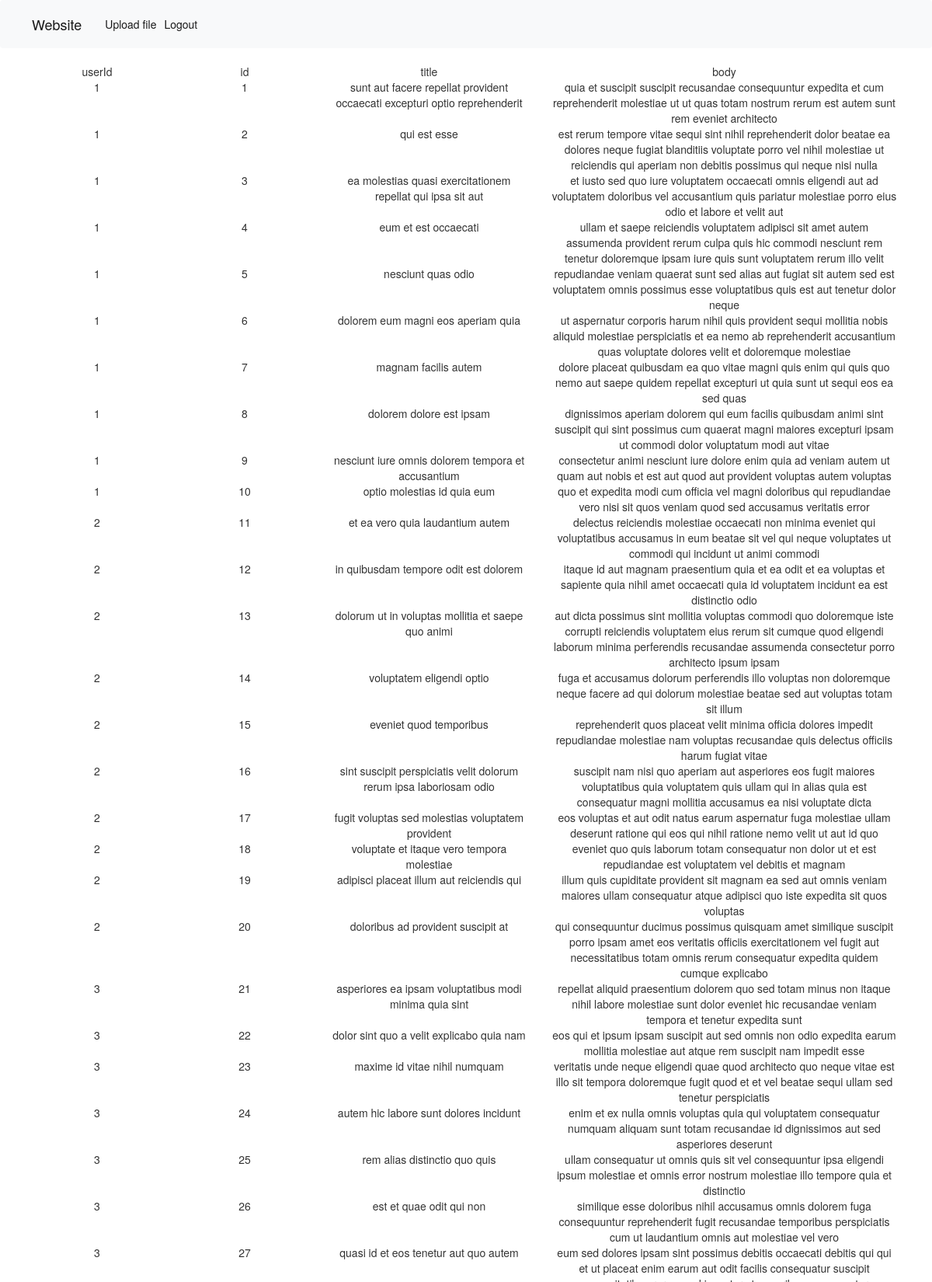
The app's page / (signed in, upper part) with its own data.
### files/models.py (models this page shows, shortened)
class data(models.Model):
    userId = models.IntegerField(default=1)
    ids = models.IntegerField(default=1)
    title = models.CharField(max_length = 1000)
    body = models.TextField(default="Description")

### login/views.py (the view)
# urls.py: path('', views.home, name = 'home'),
def home(request):
    if request.user.is_authenticated:
        all_data = data.objects.all()
        return render(request, 'home.html',{'all_data':all_data})
    return redirect('login')

### templates/home.html
{% extends 'base.html' %}
{% block body %}
    <div class="container">
        {% if all_data %}
        <div class="row justify-content-center">
            <div class="col-2 text-md-center">
                userId
            </div>
            <div class="col-2 text-md-center">
                id
            </div>
            <div class="col-3 text-md-center">
                title
            </div>
            <div class="col-5 text-md-center">
                body
            </div>
        </div>
        {% for d in all_data %}
            <div class="row justify-content-center">
                <div class="col-2 text-md-center">
                    {{d.userId}}
                </div>
                <div class="col-2 text-md-center">
                    {{d.ids}}
                </div>
                <div class="col-3 text-md-center">
                    {{d.title}}
                </div>
                <div class="col-5 text-md-center">
                    {{d.body}}
                </div>
            </div>
        {% endfor %}
        {% else %}
            <h3>No data</h3>
        {% endif %}
    </div>
{% endblock body %}

### templates/base.html (shortened to what this page needs)
{% load static %}
<!DOCTYPE html>
<html lang="en">
    <head>
    <link rel="stylesheet" href="https://stackpath.bootstrapcdn.com/bootstrap/4.4.1/css/bootstrap.min.css">
        <link rel="stylesheet" href="https://maxcdn.bootstrapcdn.com/bootstrap/3.4.1/css/bootstrap.min.css">
        <link rel="stylesheet" href="https://cdnjs.cloudflare.com/ajax/libs/font-awesome/4.7.0/css/font-awesome.min.css">
    </head>
    <body>
        <nav class="navbar navbar-expand-lg navbar-light bg-light">
            <div class="collapse navbar-collapse" id="navbarTogglerDemo01">
            <a class="navbar-brand" href="/">Website</a>
            <ul class="navbar-nav mr-auto mt-2 mt-lg-0">
                {% block nav %}
                    <li class="nav-item active">
                        <a class="nav-link" href="{% url 'upload' %}">Upload file</a>
                    </li>
				{% endblock nav %}
                <li class="nav-item active">
                    <a class="nav-link" href="{% url 'logout' %}">Logout</a>
                </li>
            </ul>
            </div>
        </nav>
        {% block body %}
        {% endblock %}
    </body>
</html>

### records on screen
data: userId "1", ids "1", title "sunt aut facere repellat provident occaecati excepturi optio reprehenderit", body "quia et suscipit suscipit recusandae consequuntur expedita et cum reprehenderit molestiae ut ut quas totam nostrum rerum est autem sunt rem eveniet architecto"
data: userId "1", ids "2", title "qui est esse", body "est rerum tempore vitae sequi sint nihil reprehenderit dolor beatae ea dolores neque fugiat blanditiis voluptate porro vel nihil molestiae ut reiciendis qui aperiam non debitis possimus qui neque nisi nulla"
data: userId "1", ids "3", title "ea molestias quasi exercitationem repellat qui ipsa sit aut", body "et iusto sed quo iure voluptatem occaecati omnis eligendi aut ad voluptatem doloribus vel accusantium quis pariatur molestiae porro eius odio et labore et velit aut"
data: userId "1", ids "4", title "eum et est occaecati", body "ullam et saepe reiciendis voluptatem adipisci sit amet autem assumenda provident rerum culpa quis hic commodi nesciunt rem tenetur doloremque ipsam iure quis sunt voluptatem rerum illo velit"
data: userId "1", ids "5", title "nesciunt quas odio", body "repudiandae veniam quaerat sunt sed alias aut fugiat sit autem sed est voluptatem omnis possimus esse voluptatibus quis est aut tenetur dolor neque"
data: userId "1", ids "6", title "dolorem eum magni eos aperiam quia", body "ut aspernatur corporis harum nihil quis provident sequi mollitia nobis aliquid molestiae perspiciatis et ea nemo ab reprehenderit accusantium quas voluptate dolores velit et doloremque molestiae"
data: userId "1", ids "7", title "magnam facilis autem", body "dolore placeat quibusdam ea quo vitae magni quis enim qui quis quo nemo aut saepe quidem repellat excepturi ut quia sunt ut sequi eos ea sed quas"
data: userId "1", ids "8", title "dolorem dolore est ipsam", body "dignissimos aperiam dolorem qui eum facilis quibusdam animi sint suscipit qui sint possimus cum quaerat magni maiores excepturi ipsam ut commodi dolor voluptatum modi aut vitae"
data: userId "1", ids "9", title "nesciunt iure omnis dolorem tempora et accusantium", body "consectetur animi nesciunt iure dolore enim quia ad veniam autem ut quam aut nobis et est aut quod aut provident voluptas autem voluptas"
data: userId "1", ids "10", title "optio molestias id quia eum", body "quo et expedita modi cum officia vel magni doloribus qui repudiandae vero nisi sit quos veniam quod sed accusamus veritatis error"
data: userId "2", ids "11", title "et ea vero quia laudantium autem", body "delectus reiciendis molestiae occaecati non minima eveniet qui voluptatibus accusamus in eum beatae sit vel qui neque voluptates ut commodi qui incidunt ut animi commodi"
data: userId "2", ids "12", title "in quibusdam tempore odit est dolorem", body "itaque id aut magnam praesentium quia et ea odit et ea voluptas et sapiente quia nihil amet occaecati quia id voluptatem incidunt ea est distinctio odio"
data: userId "2", ids "13", title "dolorum ut in voluptas mollitia et saepe quo animi", body "aut dicta possimus sint mollitia voluptas commodi quo doloremque iste corrupti reiciendis voluptatem eius rerum sit cumque quod eligendi laborum minima perferendis recusandae assumenda consectetur porro architecto ipsum ipsam"
data: userId "2", ids "14", title "voluptatem eligendi optio", body "fuga et accusamus dolorum perferendis illo voluptas non doloremque neque facere ad qui dolorum molestiae beatae sed aut voluptas totam sit illum"
data: userId "2", ids "15", title "eveniet quod temporibus", body "reprehenderit quos placeat velit minima officia dolores impedit repudiandae molestiae nam voluptas recusandae quis delectus officiis harum fugiat vitae"
data: userId "2", ids "16", title "sint suscipit perspiciatis velit dolorum rerum ipsa laboriosam odio", body "suscipit nam nisi quo aperiam aut asperiores eos fugit maiores voluptatibus quia voluptatem quis ullam qui in alias quia est consequatur magni mollitia accusamus ea nisi voluptate dicta"
data: userId "2", ids "17", title "fugit voluptas sed molestias voluptatem provident", body "eos voluptas et aut odit natus earum aspernatur fuga molestiae ullam deserunt ratione qui eos qui nihil ratione nemo velit ut aut id quo"
data: userId "2", ids "18", title "voluptate et itaque vero tempora molestiae", body "eveniet quo quis laborum totam consequatur non dolor ut et est repudiandae est voluptatem vel debitis et magnam"
data: userId "2", ids "19", title "adipisci placeat illum aut reiciendis qui", body "illum quis cupiditate provident sit magnam ea sed aut omnis veniam maiores ullam consequatur atque adipisci quo iste expedita sit quos voluptas"
data: userId "2", ids "20", title "doloribus ad provident suscipit at", body "qui consequuntur ducimus possimus quisquam amet similique suscipit porro ipsam amet eos veritatis officiis exercitationem vel fugit aut necessitatibus totam omnis rerum consequatur expedita quidem cumque explicabo"
data: userId "3", ids "21", title "asperiores ea ipsam voluptatibus modi minima quia sint", body "repellat aliquid praesentium dolorem quo sed totam minus non itaque nihil labore molestiae sunt dolor eveniet hic recusandae veniam tempora et tenetur expedita sunt"
data: userId "3", ids "22", title "dolor sint quo a velit explicabo quia nam", body "eos qui et ipsum ipsam suscipit aut sed omnis non odio expedita earum mollitia molestiae aut atque rem suscipit nam impedit esse"
data: userId "3", ids "23", title "maxime id vitae nihil numquam", body "veritatis unde neque eligendi quae quod architecto quo neque vitae est illo sit tempora doloremque fugit quod et et vel beatae sequi ullam sed tenetur perspiciatis"
data: userId "3", ids "24", title "autem hic labore sunt dolores incidunt", body "enim et ex nulla omnis voluptas quia qui voluptatem consequatur numquam aliquam sunt totam recusandae id dignissimos aut sed asperiores deserunt"
data: userId "3", ids "25", title "rem alias distinctio quo quis", body "ullam consequatur ut omnis quis sit vel consequuntur ipsa eligendi ipsum molestiae et omnis error nostrum molestiae illo tempore quia et distinctio"
data: userId "3", ids "26", title "est et quae odit qui non", body "similique esse doloribus nihil accusamus omnis dolorem fuga consequuntur reprehenderit fugit recusandae temporibus perspiciatis cum ut laudantium omnis aut molestiae vel vero"
data: userId "3", ids "27", title "quasi id et eos tenetur aut quo autem"
